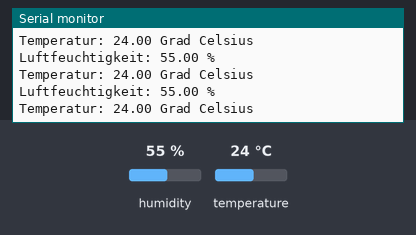
This sketch was run on a simulated Arduino Uno, built with avr-gcc and run on an emulated ATmega328P. Parts: the last lines printed to the serial monitor. Inputs (shaded band) come from the test bench; at power-on: humidity 55 %, temperature 24 °C.

Above: at 3.8 s.
3.9 s: humidity set to 22 %
At 6.7 s:
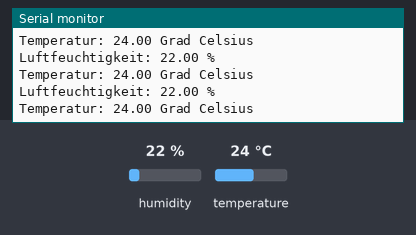
10.1 s: temperature set to 12 °C
At 12.8 s:
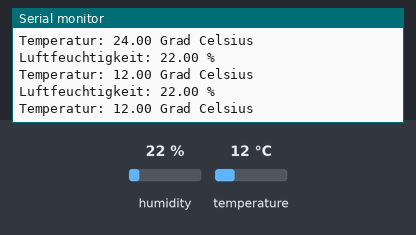
13.0 s: humidity set to 40 %
At 14.0 s:
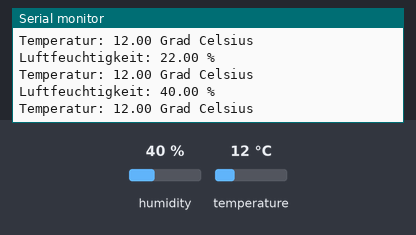
Timing chart, 0 to 16.0 s (numbered marks = the images above; inputs shaded):
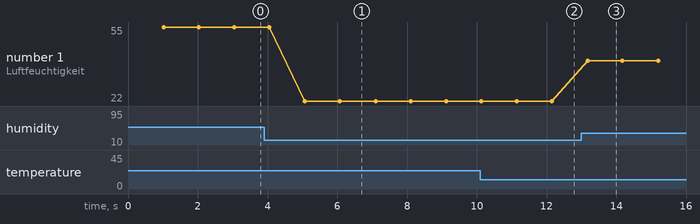

The sketch:

dht11.ino
```cpp
#include <DHT.h>

#define DEBUG 1
#define DHTPIN 2
#define DHTTYPE DHT11

DHT dht(DHTPIN, DHTTYPE);

void setup() {
  if (DEBUG) {
    Serial.begin(9600);
  }

  dht.begin();
}

void loop() {
  delay(1000);

  float l = dht.readHumidity();
  float t = dht.readTemperature();

  if (DEBUG) {
    Serial.print("Luftfeuchtigkeit: ");
    Serial.print(l);
    Serial.println(" %");
    Serial.print("Temperatur: ");
    Serial.print(t);
    Serial.println(" Grad Celsius");
  }
}
```

Measured:
- after the input at 3.9 s, the serial monitor: prints a new line after 1.2 s (image 1)
- after the input at 10.1 s, the serial monitor: prints a new line after 1.1 s (image 2)
- after the input at 13.0 s, the serial monitor: prints a new line after 0.18 s (image 3)
- plotted number 1: 55 → 22 after the input at 3.9 s, 22 → 40 after the input at 13.0 s
